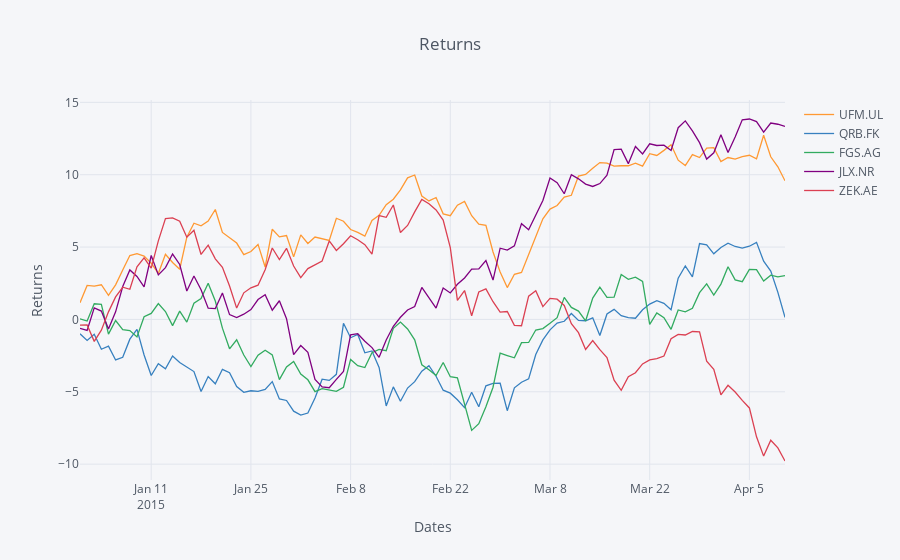

The notebook cell saved with this chart:
### Markdown cell above
確かにすごい。。。

### Code cell
import cufflinks as cf
iplot(cf.datagen.lines().iplot(asFigure=True,
                               kind='scatter',xTitle='Dates',yTitle='Returns',title='Returns'))
